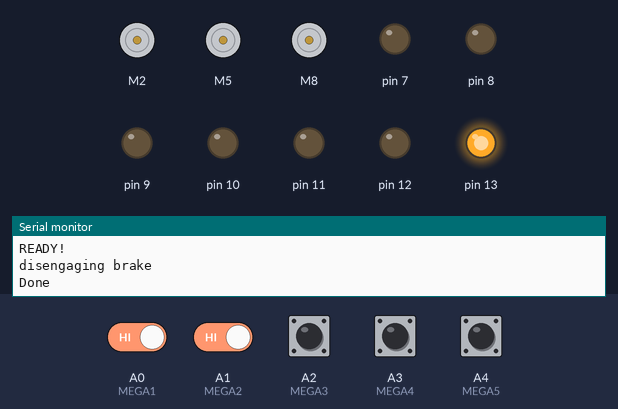
This sketch was run on a simulated Arduino Mega 2560, built with avr-gcc and run on an emulated ATmega2560. On the bench: 3 × DC motor (green arrow = forward, orange = backward, longer = faster), output pins drawn as LEDs (lit = HIGH), the last lines printed to the serial monitor. Inputs (shaded band) come from the test bench; at power-on: A0 (MEGA1), A1 (MEGA2), A2 (MEGA3), A3 (MEGA4), A4 (MEGA5) HIGH. Pins used as bus, display or sensor lines are not drawn.

Above: at 3.8 s.
3.9 s: A3 (MEGA4) pulled LOW for 0.15 s
At 3.98 s:
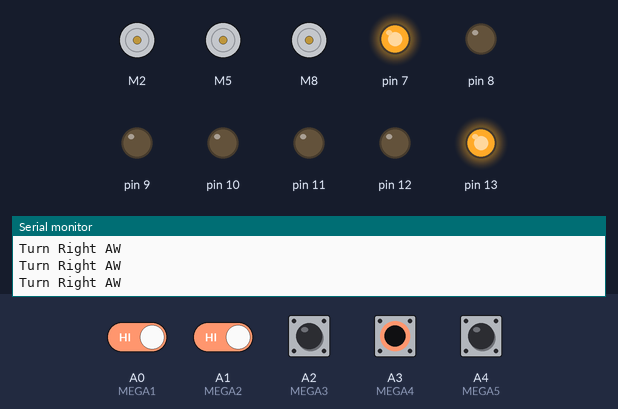
5.5 s: A2 (MEGA3) pulled LOW for 0.15 s
7.1 s: A4 (MEGA5) pulled LOW for 0.15 s
8.7 s: A0 (MEGA1) driven LOW and A2 (MEGA3) driven LOW
11.7 s: A1 (MEGA2) driven LOW and A4 (MEGA5) driven LOW
14.7 s: A0 (MEGA1) driven HIGH
Timing chart, 0 to 17.7 s (numbered marks = the images above; inputs shaded):
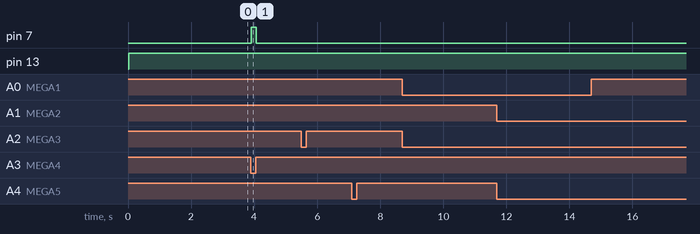

Measured:
- after the input at 3.9 s, pin 7: LOW → HIGH at once, → LOW 0.16 s later

The sketch:

steering_container.ino
```cpp
//-------------------------------------------------------//
// Library
#include "BTS7960.h"
#include <SoftPWM.h>

//-------------------------------------------------------//
// pin and constant
//** Front Steer
const uint8_t EN_FRONT_STEER = 3;
const uint8_t L_FRONT_STEER = 2;
const uint8_t R_FRONT_STEER = 4;
BTS7960 Front_Steer(EN_FRONT_STEER, L_FRONT_STEER, R_FRONT_STEER);
//** Rear Steer
const uint8_t EN_REAR_STEER = 6;
const uint8_t L_REAR_STEER = 5;
const uint8_t R_REAR_STEER = 7;
BTS7960 Rear_Steer(EN_REAR_STEER, L_REAR_STEER, R_FRONT_STEER);
//** Braking System
const uint8_t EN_LOCK = 9;
const uint8_t L_LOCK = 8;
const uint8_t R_LOCK = 13; //notes, ditukar
BTS7960 Lock(EN_LOCK, L_LOCK, R_LOCK);
//** Steer State
/* notes :
   0 = front wheel steer,
   1 = rear wheel steer,
   2 = all wheel steer.
*/
//** Brake State
bool brake_now = false;
bool brake_bef = true;


// Define digital pin from Arduino Mega
#define MEGA1 A0
#define MEGA2 A1
#define MEGA3 A2
#define MEGA4 A3
#define MEGA5 A4

// Variables
byte wheel_steer_mode = 0;
byte steer_increment = 0;
byte container_lock = 0;


void setup() {
  // put your setup code here, to run once:
  // Declare output pin
  for (int i = 13; i > 1; i--)
  {
    pinMode(i, OUTPUT);
  }

  // Software PWM Setting
  SoftPWMBegin();

  // Read digital pin from Arduino Mega
  pinMode(MEGA1, INPUT_PULLUP);
  pinMode(MEGA2, INPUT_PULLUP);
  pinMode(MEGA3, INPUT_PULLUP);
  pinMode(MEGA4, INPUT_PULLUP);
  pinMode(MEGA5, INPUT_PULLUP);

  // Serial monitor
  Serial.begin(9600);
  Serial.println("READY!");
}


//////////// MAIN LOOP
void loop() {
  // put your main code here, to run repeatedly:

  if (!digitalRead(MEGA1)) {
    wheel_steer_mode = 0; // Front only
  } else if (!digitalRead(MEGA2)) {
    wheel_steer_mode = 1; // Rear only
  } else {
    wheel_steer_mode = 2; // All
  }

  if (!digitalRead(MEGA3)) {
    steer_increment = 0;  // Left increment
  } else if (!digitalRead(MEGA4)) {
    steer_increment = 1;  // Right increment
  } else {
    steer_increment = 2;  // No increment
  }

  if (!digitalRead(MEGA5)) {
    brake_now = 1;
  } else {
    brake_now = 0;
  }


  action_steer(wheel_steer_mode, steer_increment);
  action_container_lock();

}


//////////// ADDED FUNCTION

void action_steer(byte value, byte increment)
{
  if (increment == 1) //(!digitalRead(A3)) // Increment Left
  {
    if (value == 0)
    {
      Front_Steer.Enable();
      SoftPWMSet(L_FRONT_STEER, 255);
      SoftPWMSet(R_FRONT_STEER, 0);
      Serial.println("Turn Right FW");
    }
    else if (value == 1)
    {
      Rear_Steer.Enable();
      SoftPWMSet(L_REAR_STEER, 0);
      SoftPWMSet(R_REAR_STEER, 255);
      Serial.println("Turn Right RW");
    }
    else if (value == 2)
    {
      Front_Steer.Enable();
      Rear_Steer.Enable();
      SoftPWMSet(L_FRONT_STEER, 255);
      SoftPWMSet(R_REAR_STEER, 255);
      Serial.println("Turn Right AW");
    }
  }
  else if (increment == 0) //(!digitalRead(A4)) // Increment right
  {
    if (value == 0)
    {
      Front_Steer.Enable();
      SoftPWMSet(R_FRONT_STEER, 255);
      SoftPWMSet(L_FRONT_STEER, 0);
      Serial.println("Turn Left FW");
    }
    else if (value == 1)
    {
      Rear_Steer.Enable();
      SoftPWMSet(R_FRONT_STEER, 0);
      SoftPWMSet(L_REAR_STEER, 255);
      Serial.println("Turn Left RW");
    }
    else if (value == 2)
    {
      Front_Steer.Enable();
      Rear_Steer.Enable();
      SoftPWMSet(R_FRONT_STEER, 255);
      SoftPWMSet(L_REAR_STEER, 255);
      Serial.println("Turn Left AW");
    }
  }
  else
  {
    //do nothing
    SoftPWMSet(R_REAR_STEER, 0);
    SoftPWMSet(L_REAR_STEER, 0);
    SoftPWMSet(L_FRONT_STEER, 0);
    SoftPWMSet(R_FRONT_STEER, 0);
    Front_Steer.Stop();
    Rear_Steer.Stop();
  }
}

void action_container_lock()
{
  // Running hanya saat berubah
  if (brake_now != brake_bef)
  {
    if (brake_now)
    {
      Lock.Enable();
      Serial.println("engaging brake");
      SoftPWMSet(L_LOCK, 255);
      delay(3000);
      Serial.println("Done");
      brake_bef = brake_now;
    }
    else if (!brake_now)
    {
      Lock.Enable();
      Serial.println("disengaging brake");
      brake_bef = brake_now;
      SoftPWMSet(R_LOCK, 255);
      delay(3000);
      Serial.println("Done");
    }
  }
  else
  {
    SoftPWMSet(L_LOCK, 0);
    SoftPWMSet(R_LOCK, 0);
    Lock.Stop();
  }
}
```
